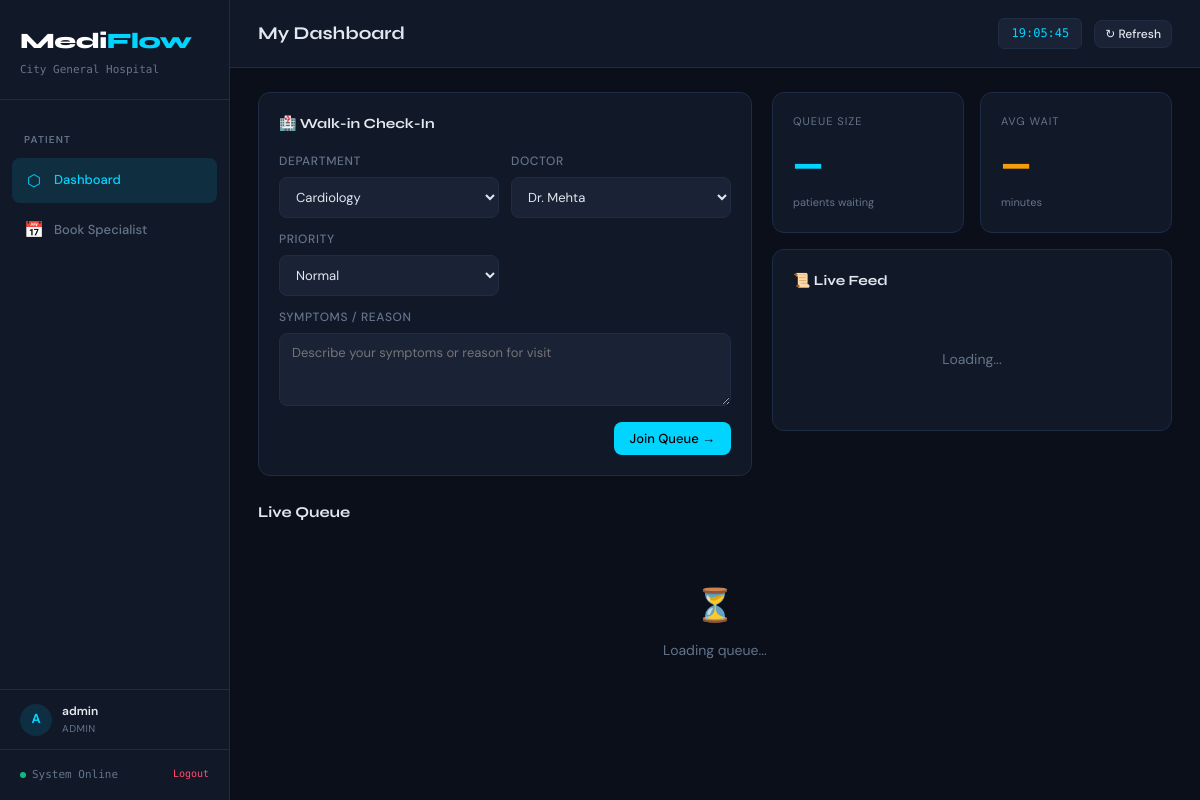
Screenshot of /patient (signed in) with the database file from the repository.
### models/hospital.py (models this page shows, shortened)
class Hospital(db.Model):
    __tablename__ = 'hospitals'
    id         = db.Column(db.Integer, primary_key=True)
    name       = db.Column(db.String(200), nullable=False)
    code       = db.Column(db.String(50), unique=True, nullable=False)  # URL-safe slug
    address    = db.Column(db.String(500), default='')
    phone      = db.Column(db.String(20), default='')
    logo_url   = db.Column(db.String(500), default='')
    is_active  = db.Column(db.Boolean, default=True)
    created_at = db.Column(db.DateTime, default=lambda: datetime.now(timezone.utc))
    users        = db.relationship('User', backref='hospital', lazy='dynamic')
    patients     = db.relationship('Patient', backref='hospital', lazy='dynamic')
    doctors      = db.relationship('Doctor', backref='hospital', lazy='dynamic')
    queue_entries = db.relationship('QueueEntry', backref='hospital', lazy='dynamic')
    appointments = db.relationship('Appointment', backref='hospital', lazy='dynamic')
    activity_logs = db.relationship('ActivityLog', backref='hospital', lazy='dynamic')

### models/user.py (models this page shows, shortened)
class User(db.Model):
    __tablename__ = 'users'
    id            = db.Column(db.Integer, primary_key=True)
    email         = db.Column(db.String(200), unique=True, nullable=False)
    password_hash = db.Column(db.String(200), nullable=False)
    role          = db.Column(db.String(20), nullable=False, default='patient')  # patient | doctor | admin
    hospital_id   = db.Column(db.Integer, db.ForeignKey('hospitals.id'), nullable=False)
    is_active     = db.Column(db.Boolean, default=True)
    is_superadmin = db.Column(db.Boolean, default=False)
    created_at    = db.Column(db.DateTime, default=lambda: datetime.now(timezone.utc))
    patient_profile = db.relationship('Patient', backref='user', uselist=False)
    doctor_profile  = db.relationship('Doctor', backref='user', uselist=False)
    activity_logs   = db.relationship('ActivityLog', backref='user', lazy='dynamic')

### routes/dashboard.py (the view)
@dashboard_bp.route('/patient')
@role_required('patient')
def patient_dashboard():
    user = get_current_user()
    patient = Patient.query.filter_by(user_id=user.id).first()
    doctors = Doctor.query.filter_by(hospital_id=user.hospital_id, is_available=True).all()
    departments = sorted(set(d.department for d in doctors))
    hospital = Hospital.query.get(user.hospital_id)
    return render_template('patient/dashboard.html',
                           user=user, patient=patient, doctors=doctors,
                           departments=departments, hospital=hospital)

### templates/patient/dashboard.html (shortened to what this page needs)
{% extends "base.html" %}
{% block page_title %}My Dashboard{% endblock %}
{% block nav %}
<div class="nav-section">Patient</div>
<a class="nav-item active" href="/patient"><span class="icon">⬡</span> Dashboard</a>
<a class="nav-item" href="/patient/appointments"><span class="icon">📅</span> Book Specialist</a>
{% endblock %}
{% block topbar_actions %}
<button class="btn btn-ghost btn-sm" onclick="refreshAll()">↻ Refresh</button>
{% endblock %}
{% block content %}
<div class="two-col">
  <div class="panel" id="checkin-panel">
    <h3>🏥 Walk-in Check-In</h3>
    <div class="form-grid">
      <div class="form-group">
        <label>Department</label>
        <select id="ci-department" onchange="loadDoctorsForDept()">
          {% for dept in departments %}
          <option value="{{ dept }}">{{ dept }}</option>
          {% endfor %}
        </select>
      </div>
      <div class="form-group">
        <label>Doctor</label>
        <select id="ci-doctor">
          {% for doc in doctors %}
          <option value="{{ doc.id }}" data-dept="{{ doc.department }}">{{ doc.name }}</option>
          {% endfor %}
        </select>
      </div>
      <div class="form-group">
        <label>Priority</label>
        <select id="ci-priority">
          <option value="normal">Normal</option>
        </select>
      </div>
      <div class="form-group full">
        <label>Symptoms / Reason</label>
        <textarea id="ci-symptoms" rows="3" placeholder="Describe your symptoms or reason for visit"></textarea>
      </div>
    </div>
    <div class="form-actions">
      <button class="btn btn-accent" onclick="submitCheckin()">Join Queue →</button>
    </div>
  </div>
  <div>
    <div class="stats-grid" style="grid-template-columns:1fr 1fr;margin-bottom:16px">
      <div class="stat-card accent">
        <div class="label">Queue Size</div>
        <div class="value" id="stat-waiting">—</div>
        <div class="sub">patients waiting</div>
      </div>
      <div class="stat-card urgent">
        <div class="label">Avg Wait</div>
        <div class="value" id="stat-avg">—</div>
        <div class="sub">minutes</div>
      </div>
    </div>
    <div class="panel">
      <h3>📜 Live Feed</h3>
      <div class="feed-list" id="feed-list">
        <div class="empty">Loading...</div>
      </div>
    </div>
  </div>
</div>
<div style="margin-top:24px">
  <div class="section-header">
    <span class="section-title">Live Queue</span>
  </div>
  <div class="queue-list" id="queue-list">
    <div class="empty"><div class="icon">⏳</div>Loading queue...</div>
  </div>
</div>
{% endblock %}

### templates/base.html (shortened to what this page needs)
<!DOCTYPE html>
<html lang="en">
<head>
  <link rel="stylesheet" href="{{ url_for('static', filename='css/style.css') }}" />
</head>
<body>
<div class="app">
  <aside class="sidebar" id="sidebar">
    <div class="sidebar-logo">
      <h1>Medi<span>Flow</span></h1>
      <p>{{ hospital.name if hospital else 'Queue Management' }}</p>
    </div>
    <nav class="nav">
      {% block nav %}{% endblock %}
    </nav>
    <div class="sidebar-user">
      <div class="avatar">{{ user.email[0]|upper if user else '?' }}</div>
      <div class="info">
        <div class="name">{{ user.email.split('@')[0] if user else 'Guest' }}</div>
        <div class="role">{{ user.role|upper if user else '' }}</div>
      </div>
    </div>
    <div class="sidebar-footer">
      <span class="status-dot"></span>System Online
      <a href="/auth/logout" style="float:right;color:var(--critical);font-size:10px;">Logout</a>
    </div>
  </aside>
  <main class="main">
    <div class="topbar">
      <h2 id="page-title">{% block page_title %}Dashboard{% endblock %}</h2>
      <div class="topbar-right">
        <div class="time-badge" id="live-clock">--:--:--</div>
        {% block topbar_actions %}{% endblock %}
      </div>
    </div>
    <div class="content">
      {% block content %}{% endblock %}
    </div>
  </main>
</div>
</body>
</html>

### rows the page displays
Hospital: name "City General Hospital"
User: email "A", email "admin", role "ADMIN"

### other values shown
form field value "Cardiology"
form field value "Dr. Mehta"
